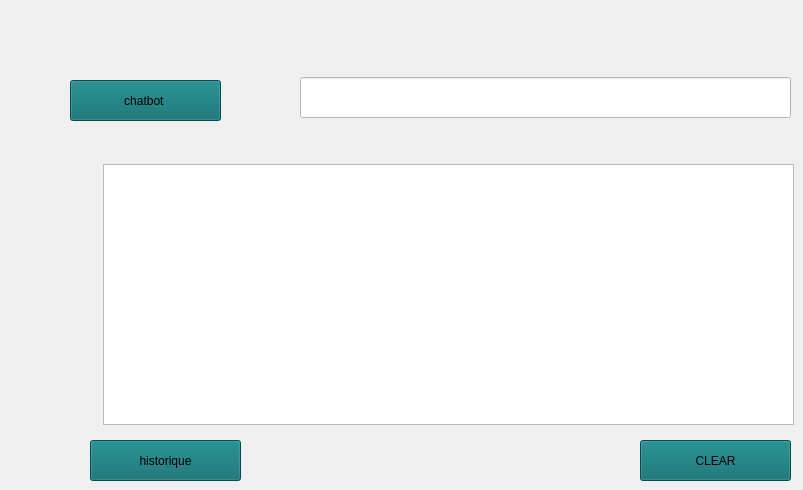
    <widget class="QWidget" name="tab_4">
     <attribute name="title">
      <string>chatbot</string>
     </attribute>
     <widget class="QPushButton" name="rechercherChatBot">
      <property name="geometry">
       <rect>
        <x>70</x>
        <y>80</y>
        <width>151</width>
        <height>41</height>
       </rect>
      </property>
      <property name="styleSheet">
       <string notr="true">background-color: rgb(5, 105, 107);</string>
      </property>
      <property name="text">
       <string>chatbot </string>
      </property>
     </widget>
     <widget class="QLineEdit" name="lineEditChatBot">
      <property name="geometry">
       <rect>
        <x>300</x>
        <y>77</y>
        <width>491</width>
        <height>41</height>
       </rect>
      </property>
      <property name="styleSheet">
       <string notr="true">background-color: rgb(255, 255, 255);</string>
      </property>
     </widget>
     <widget class="QTextEdit" name="textEditReponse">
      <property name="geometry">
       <rect>
        <x>103</x>
        <y>164</y>
        <width>691</width>
        <height>261</height>
       </rect>
      </property>
     </widget>
     <widget class="QPushButton" name="recommander_3">
      <property name="geometry">
       <rect>
        <x>640</x>
        <y>440</y>
        <width>151</width>
        <height>41</height>
       </rect>
      </property>
      <property name="styleSheet">
       <string notr="true">background-color: rgb(5, 105, 107);</string>
      </property>
      <property name="text">
       <string>CLEAR</string>
      </property>
     </widget>
     <widget class="QPushButton" name="recommander_4">
      <property name="geometry">
       <rect>
        <x>90</x>
        <y>440</y>
        <width>151</width>
        <height>41</height>
       </rect>
      </property>
      <property name="styleSheet">
       <string notr="true">background-color: rgb(5, 105, 107);</string>
      </property>
      <property name="text">
       <string>historique</string>
      </property>
     </widget>
    </widget>
